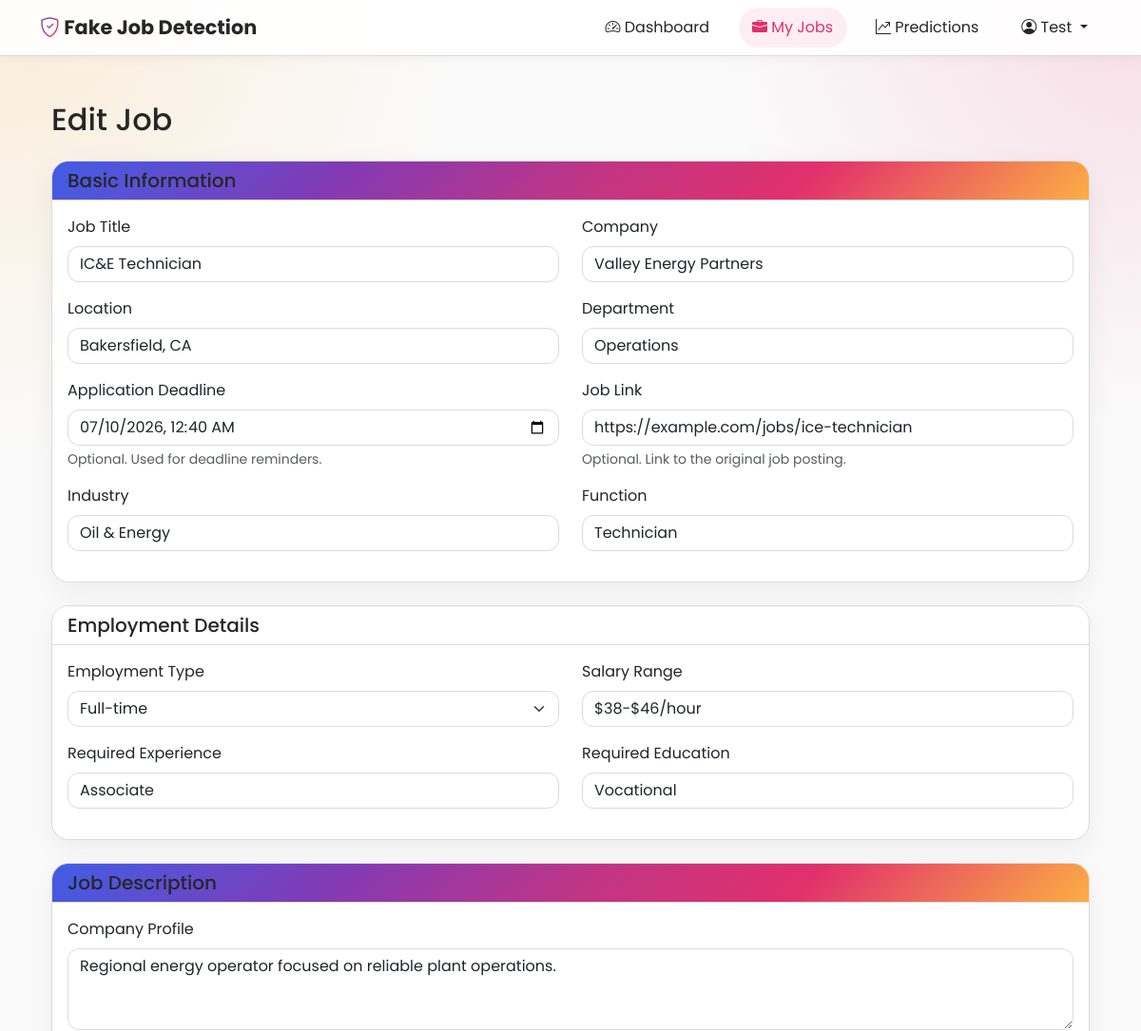
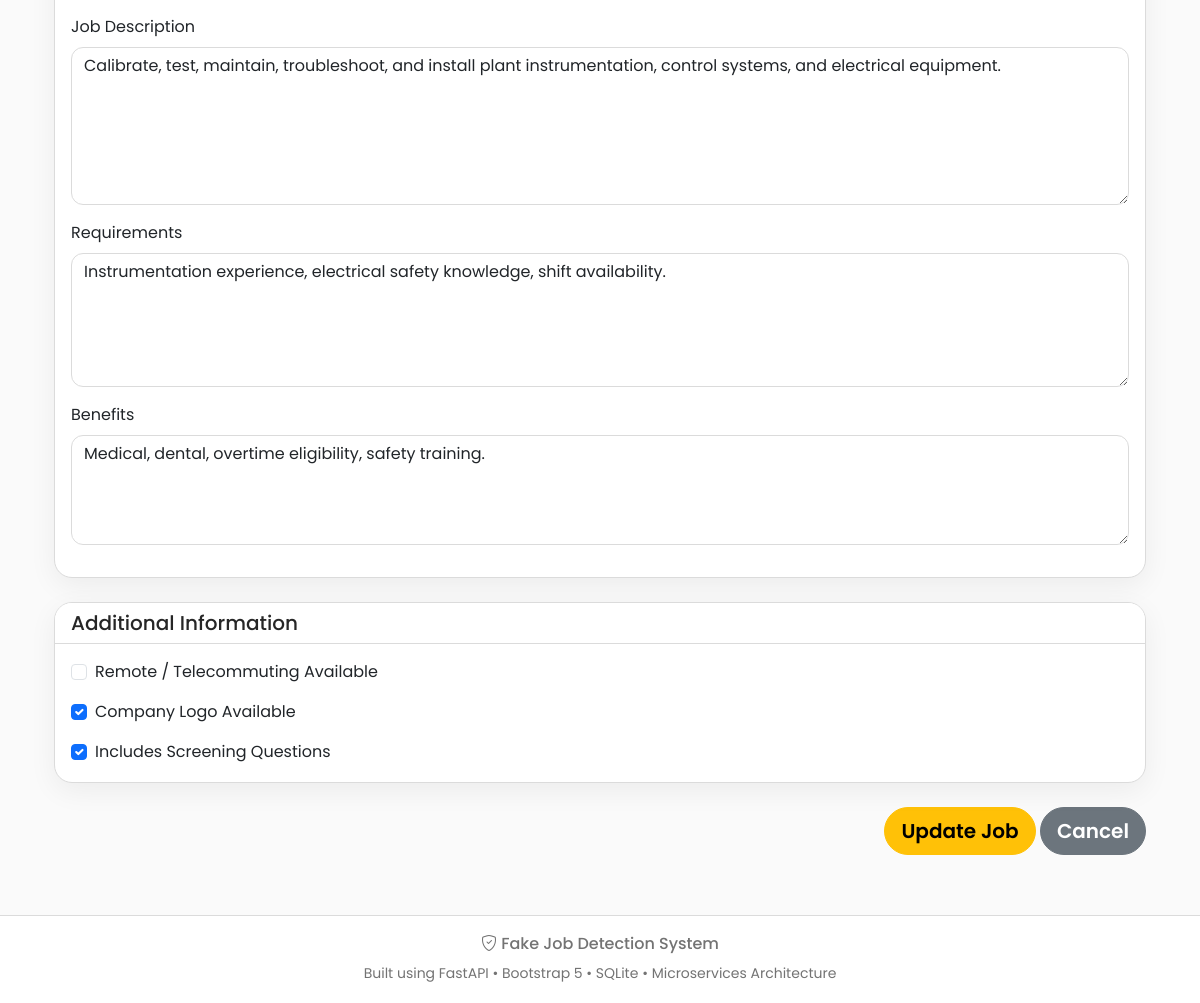
/jobs/2/edit (signed in), run on the app's committed database (2 pictures, top to bottom).
### app/models/job.py (models this page shows)
class Job(Base):
    __tablename__ = "jobs"
    id: Mapped[int] = mapped_column(primary_key=True, index=True)
    user_id: Mapped[int] = mapped_column(
        ForeignKey("users.id"),
        nullable=False
    )
    title: Mapped[str] = mapped_column(
        String(200),
        nullable=False
    )
    company: Mapped[str] = mapped_column(
        String(150),
        nullable=False
    )
    location: Mapped[str | None] = mapped_column(String(150))
    department: Mapped[str | None] = mapped_column(String(150))
    salary_range: Mapped[str | None] = mapped_column(String(100))
    company_profile: Mapped[str | None] = mapped_column(Text)
    description: Mapped[str] = mapped_column(
        Text,
        nullable=False
    )
    requirements: Mapped[str | None] = mapped_column(Text)
    benefits: Mapped[str | None] = mapped_column(Text)
    telecommuting: Mapped[bool] = mapped_column(
        Boolean,
        default=False
    )
    has_company_logo: Mapped[bool] = mapped_column(
        Boolean,
        default=False
    )
    has_questions: Mapped[bool] = mapped_column(
        Boolean,
        default=False
    )
    employment_type: Mapped[str | None] = mapped_column(String(100))
    required_experience: Mapped[str | None] = mapped_column(String(100))
    required_education: Mapped[str | None] = mapped_column(String(100))
    industry: Mapped[str | None] = mapped_column(String(100))
    function: Mapped[str | None] = mapped_column(String(100))
    created_at: Mapped[datetime] = mapped_column(
        DateTime,
        default=datetime.utcnow
    )
    updated_at: Mapped[datetime] = mapped_column(
        DateTime,
        default=datetime.utcnow,
        onupdate=datetime.utcnow
    )
    application_deadline: Mapped[datetime | None] = mapped_column(
        DateTime,
        nullable=True
    )
    job_link: Mapped[str | None] = mapped_column(
        String(500),
        nullable=True
    )
    owner = relationship(
        "User",
        back_populates="jobs"
    )
    prediction_result = relationship(
        "PredictionResult",
        back_populates="job",
        uselist=False,
        cascade="all, delete-orphan"
    )

### app/routers/jobs.py (the view)
@router.get("/{job_id}/edit")
def edit_job_page(
    job_id: int,
    request: Request,
    db: Session = Depends(get_db)
):
    login_redirect = require_login(request)
    if login_redirect:
        return login_redirect
    job = get_job_by_id(
        db,
        job_id,
        request.session["user_id"]
    )
    if job is None:
        return templates.TemplateResponse(
            request=request,
            name="errors/404.html",
            context={
                "title": "Job Not Found",
                "message": "The requested job does not exist or you do not have permission to edit it."
            },
            status_code=404
        )
    return templates.TemplateResponse(
        request=request,
        name="edit_job.html",
        context={
            "title": "Edit Job",
            "job": job
        }
    )

### app/templates/edit_job.html (shortened to what this page needs)
{% extends "base.html" %}
{% block content %}
<div class="container mt-4">
    <h2 class="mb-4">
        Edit Job
    </h2>
    <form action="/jobs/{{ job.id }}/edit" method="post">
        <div class="card shadow mb-4">
            <div class="card-header bg-primary text-white">
                <h5 class="mb-0">Basic Information</h5>
            </div>
            <div class="card-body">
                <div class="row">
                    <div class="col-md-6 mb-3">
                        <label class="form-label">Job Title</label>
                        <input
                            class="form-control"
                            name="title"
                            value="{{ job.title }}"
                            required>
                    </div>
                    <div class="col-md-6 mb-3">
                        <label class="form-label">Company</label>
                        <input
                            class="form-control"
                            name="company"
                            value="{{ job.company }}"
                            required>
                    </div>
                    <div class="col-md-6 mb-3">
                        <label class="form-label">Location</label>
                        <input
                            class="form-control"
                            name="location"
                            value="{{ job.location or '' }}">
                    </div>
                   <div class="col-md-6 mb-3">
                        <label class="form-label">Department</label>
                        <input
                            class="form-control"
                            name="department"
                            value="{{ job.department or '' }}">
                    </div>
                    <div class="col-md-6 mb-3">
                        <label class="form-label">
                            Application Deadline
                        </label>
                        <input
                            type="datetime-local"
                            class="form-control"
                            name="application_deadline"
                            value="{% if job.application_deadline %}{{ job.application_deadline.strftime('%Y-%m-%dT%H:%M') }}{% endif %}">
                        <div class="form-text">
                            Optional. Used for deadline reminders.
                        </div>
                    </div>
                    <div class="col-md-6 mb-3">
                        <label class="form-label">
                            Job Link
                        </label>
                        <input
                            type="url"
                            class="form-control"
                            name="job_link"
                            placeholder="https://careers.company.com/job"
                            value="{{ job.job_link or '' }}">
                        <div class="form-text">
                            Optional. Link to the original job posting.
                        </div>
                    </div>
                    <div class="col-md-6 mb-3">
                        <label class="form-label">Industry</label>
                        <input
                            class="form-control"
                            name="industry"
                            value="{{ job.industry or '' }}">
                    </div>
                    <div class="col-md-6 mb-3">
                        <label class="form-label">Function</label>
                        <input
                            class="form-control"
                            name="function"
                            value="{{ job.function or '' }}">
                    </div>
                </div>
            </div>
        </div>
        <div class="card shadow mb-4">
            <div class="card-header bg-success text-white">
                <h5 class="mb-0">Employment Details</h5>
            </div>
            <div class="card-body">
                <div class="row">
                    <div class="col-md-6 mb-3">
                        <label class="form-label">Employment Type</label>
                        <select
                            class="form-select"
                            name="employment_type">
                            <option value="Full-time"
                                {% if job.employment_type=="Full-time" %}selected{% endif %}>
                                Full-time
                            </option>
                        </select>
                    </div>
                    <div class="col-md-6 mb-3">
                        <label class="form-label">Salary Range</label>
                        <input
                            class="form-control"
                            name="salary_range"
                            value="{{ job.salary_range or '' }}">
                    </div>
                    <div class="col-md-6 mb-3">
                        <label class="form-label">Required Experience</label>
                        <input
                            class="form-control"
                            name="required_experience"
                            value="{{ job.required_experience or '' }}">
                    </div>
                    <div class="col-md-6 mb-3">
                        <label class="form-label">Required Education</label>
                        <input
                            class="form-control"
                            name="required_education"
                            value="{{ job.required_education or '' }}">
                    </div>
                </div>
            </div>
        </div>
        <div class="card shadow mb-4">
            <div class="card-header bg-info text-white">
                <h5 class="mb-0">Job Description</h5>
            </div>
            <div class="card-body">
                <div class="mb-3">
                    <label class="form-label">
                        Company Profile
                    </label>
                    <textarea
                        class="form-control"
                        rows="3"
                        name="company_profile">{{ job.company_profile or '' }}</textarea>
                </div>
                <div class="mb-3">
                    <label class="form-label">
                        Job Description
                    </label>
                    <textarea
                        class="form-control"
                        rows="6"
                        name="description"
                        required>{{ job.description }}</textarea>
                </div>
                <div class="mb-3">
                    <label class="form-label">
                        Requirements
                    </label>
                    <textarea
                        class="form-control"
                        rows="5"
                        name="requirements">{{ job.requirements or '' }}</textarea>
                </div>
                <div class="mb-3">
                    <label class="form-label">
                        Benefits
                    </label>
                    <textarea
                        class="form-control"
                        rows="4"
                        name="benefits">{{ job.benefits or '' }}</textarea>
                </div>
            </div>
        </div>
        <div class="card shadow mb-4">
            <div class="card-header bg-secondary text-white">
                <h5 class="mb-0">Additional Information</h5>
            </div>
            <div class="card-body">
                <div class="form-check mb-3">
                    <input
                        class="form-check-input"
                        type="checkbox"
                        name="telecommuting"
                        value="true"
                        {% if job.telecommuting %}checked{% endif %}>
                    <label class="form-check-label">
                        Remote / Telecommuting Available
                    </label>
                </div>
                <div class="form-check mb-3">
                    <input
                        class="form-check-input"
                        type="checkbox"
                        name="has_company_logo"
                        value="true"
                        {% if job.has_company_logo %}checked{% endif %}>
                    <label class="form-check-label">
                        Company Logo Available
                    </label>
                </div>
                <div class="form-check">
                    <input
                        class="form-check-input"
                        type="checkbox"
                        name="has_questions"
                        value="true"
                        {% if job.has_questions %}checked{% endif %}>
                    <label class="form-check-label">
                        Includes Screening Questions
                    </label>
                </div>
            </div>
        </div>
        <div class="text-end">
            <button class="btn btn-warning btn-lg">
                Update Job
            </button>
            <a
                href="/jobs"
                class="btn btn-secondary btn-lg">
                Cancel
            </a>
        </div>
    </form>
</div>
{% endblock %}

### app/static/css/style.css (style rules this page uses)
:root { --ig-pink:#e1306c; --ig-purple:#833ab4; --ig-orange:#fcaf45; --ig-blue:#405de6; --ig-ink:#262626; --ig-muted:#737373; --ig-line:#dbdbdb; --ig-soft:#fafafa; --ig-gradient:linear-gradient(135deg,#405de6 0%,#833ab4 28%,#c13584 52%,#e1306c 72%,#fcaf45 100%); }
body { color:var(--ig-ink); background: radial-gradient(circle at top left,rgba(252,175,69,.18),transparent 30rem), radial-gradient(circle at top right,rgba(225,48,108,.14),transparent 28rem), var(--ig-soft) !important; }
.card { border:1px solid var(--ig-line) !important; border-radius:18px !important; box-shadow:0 8px 28px rgba(0,0,0,.06) !important; overflow:hidden; }
.card-header { background:#fff !important; border-bottom:1px solid var(--ig-line) !important; color:var(--ig-ink) !important; font-weight:700; }
.btn { border-radius:999px !important; font-weight:600 !important; }
.bg-primary, .bg-info, .bg-dark { background:var(--ig-gradient) !important; }
.form-control, .form-select, .input-group-text { border-color:var(--ig-line); border-radius:12px !important; }
.page-title, h1,h2,h3,h4,h5 { letter-spacing:0; }

### app/templates/base.html (style rules this page uses)
body { font-family:'Poppins',sans-serif; min-height:100vh; display:flex; flex-direction:column; }
.card { transition:.25s; }

### data on the page
Job: title "IC&E Technician", company "Valley Energy Partners", location "Bakersfield, CA", department "Operations", application_deadline "07/10/2026 00:40", job_link "https://example.com/jobs/ice-technician", industry "Oil & Energy", function "Technician", employment_type "Full-time", salary_range "$38-$46/hour", required_experience "Associate", required_education "Vocational", company_profile "Regional energy operator focused on reliable plant operations.", description "Calibrate, test, maintain, troubleshoot, and install plant instrumentation, control systems, and electrical equipment.", requirements "Instrumentation experience, electrical safety knowledge, shift availability.", benefits "Medical, dental, overtime eligibility, safety training.", has_company_logo "☑", has_questions "☑"

### other printed values
{{ request.session.get("user_name").split()[0] }} "Test"
